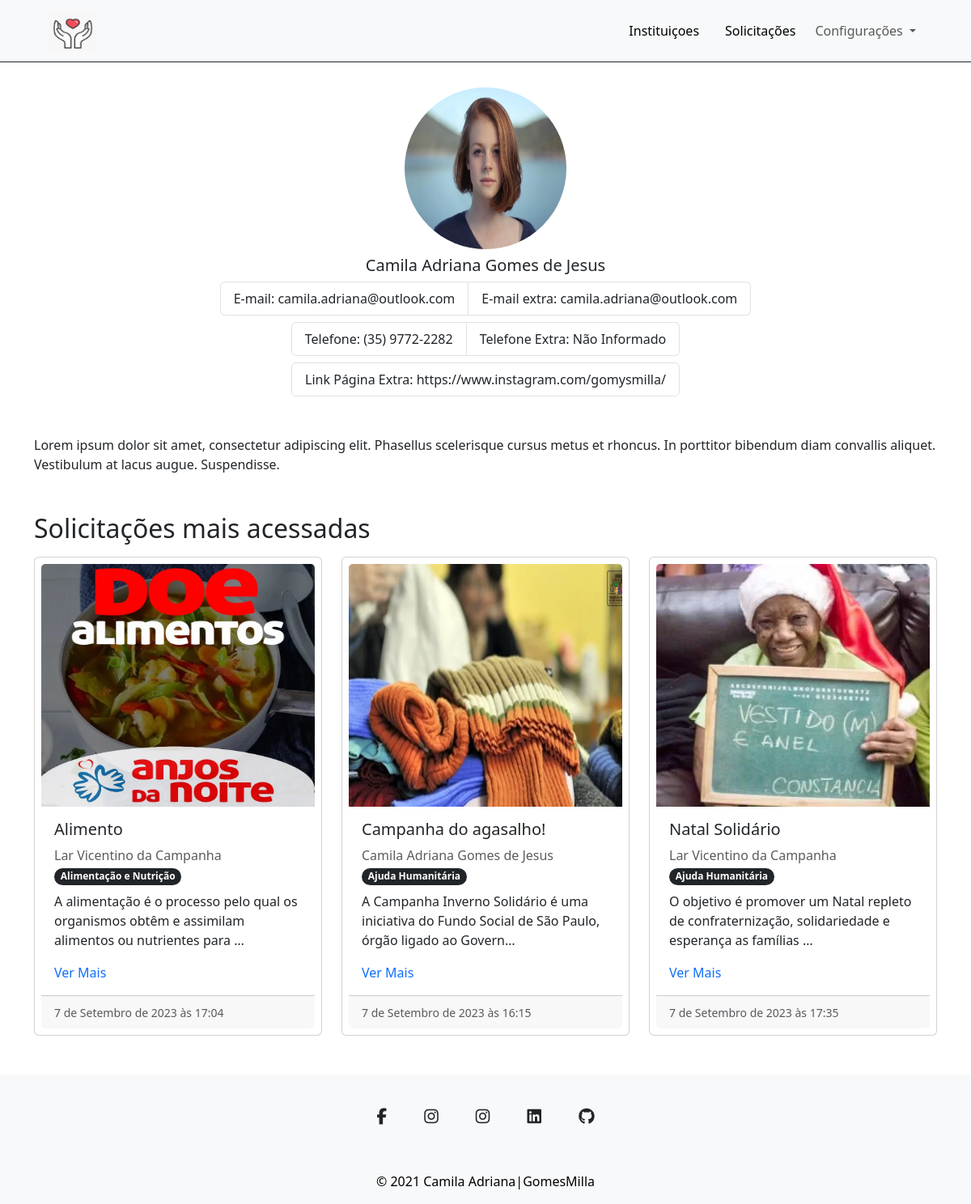
The app's page /users/perfil/1/fisica, older data.
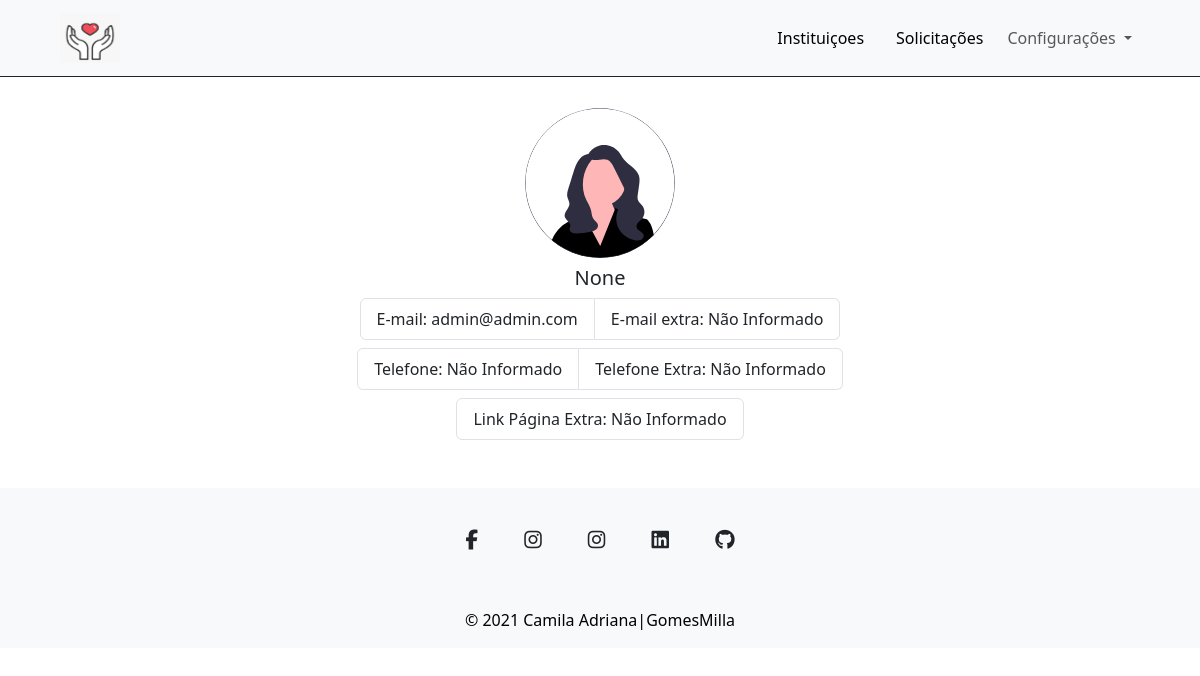
The same page, newer data.
### apps/users/models.py (models this page shows, shortened)
class User(AbstractBaseUser, PermissionsMixin):
    username = models.CharField(
        max_length=255,
        unique=True,
    )
    email = models.EmailField(verbose_name="Endereço de E-mail", max_length=255, unique=True, null=True, blank=True)
    imagemperfil = models.ImageField("Foto de Perfil", upload_to="ImagemPerfil/")
    nome_completo = models.CharField(max_length=255, blank=True, null=True)
    cnpj = models.CharField('CNPJ',max_length=18, blank=True, null=True)
    razao_social = models.CharField('Razão Social',max_length=255, blank=True, null=True)
    is_juridico = models.BooleanField(default=False)
    paginadoperfil = RichTextUploadingField(u'Página do Perfil', default='', blank=True, null=True)
    linkdoperfil = models.CharField(u'Informe um link para redirecionar para a página que desejar.',
                                    default='',
                                    blank=True, null=True,
                                    max_length=240)
    email_extra = models.EmailField(verbose_name="Endereço de E-mail", max_length=255, unique=True, null=True, blank=True)
    telefone_contato =  models.CharField('Telefone',max_length=50, blank=True, null=True)
    telefone_contato_extra =  models.CharField('Telefone Extra',max_length=50, blank=True, null=True)
    cep =  models.CharField("CEP",max_length=50, blank=True, null=True)
    cidade =  models.CharField('Cidade',max_length=50, blank=True, null=True)
    bairro =  models.CharField('Bairro',max_length=50, blank=True, null=True)
    rua =  models.CharField('Rua',max_length=50, blank=True, null=True)
    numero =  models.CharField("Número",max_length=50, blank=True, null=True)
    complemento =  models.CharField("Complemento",max_length=200, blank=True, null=True)
    cpf = models.CharField(max_length=14, blank=True, null=True)
    is_active = models.BooleanField(default=True)
    is_staff = models.BooleanField(default=False)
    is_admin = models.BooleanField(default=False)
    excluido = models.BooleanField(default=False)
    objects = UserManager()
    USERNAME_FIELD = "username"
    REQUIRED_FIELDS = ["email"]

### apps/base/models.py (models this page shows, shortened)
class PedirDoacao(models.Model):
    titulo = models.CharField('Assunto', max_length=60)
    slug = models.SlugField('Slug', unique=True, null=True, blank=True)
    fotoImagem = models.ImageField("Imagem", upload_to="FotoImagemArtigo/")
    tipo = models.ForeignKey("CategoriaDoacao", on_delete=models.CASCADE, related_name="categoria")
    resumo = models.TextField('Informe um resumo do seu pedido')
    descricao = RichTextUploadingField("Descreva tudo que precisa")
    usuario = models.ForeignKey("users.User", on_delete=models.CASCADE, related_name="autor")
    horarioCriacao = models.DateTimeField('Horário de Criação', auto_now_add=True)
    is_active = models.BooleanField(default=False)
    motivo_inativacao = models.TextField('Informe um motivo pelo qual está inativando a solicitação', null=True, blank=True)
    class Meta:
        verbose_name = "Pedir Doacao"
        verbose_name_plural="Pedir Doacao"
        app_label = 'base'
        ordering = ['titulo']

class CategoriaDoacao(models.Model):
    nome = models.CharField('Nome da categoria', max_length=30)
    resumo = models.CharField('Resumo', max_length=250)
    dataHorarioCriacao = models.DateTimeField('Horário de Criação', auto_now_add=True)
    class Meta:
        verbose_name = "Categoria de doação"
        verbose_name_plural="Categorias de doação"
        app_label = 'base'
        ordering = ['nome']
    def __str__(self):
        return self.nome

### apps/users/views.py (the view)
# urls.py: path("perfil/<int:pk>/fisica", PerfilDetailFisicaView.as_view(), name="perfil_pessoa_fisica"),
class PerfilDetailFisicaView(DetailView):
    model = User
    template_name = 'users/fisica/perfildetail.html'
    def get_context_data(self, **kwargs):
        context = super().get_context_data(**kwargs)
        object_id = self.kwargs['pk']
        object_user = User.objects.get(pk=object_id)
        visualizacoes_por_solicitacao = VisualizacaoObjeto.objects.values('solicitacao').annotate(
            total_visualizacoes=Count('solicitacao')
        ).order_by('-total_visualizacoes')[:3]
        solicitacoes_mais_acessadas = PedirDoacao.objects.filter(
            pk__in=[item['solicitacao'] for item in visualizacoes_por_solicitacao]
        )
        context['solicitacoes_mais_acessadas'] = solicitacoes_mais_acessadas
        context['object'] = object_user
        return context

### apps/users/models.py (called while the page is built)
    def get_queryset(self):
        return super(UserManager, self).get_queryset().exclude(is_active=False).exclude(excluido=True)

### templates/users/fisica/perfildetail.html
{% extends 'bases/baselogado.html' %}
{% load static %}
{% block conteudo %}
    <div class="topperfildetail">
        <div class="col-md-12 col-12">
            <div class="mt-3">
                <div class="col-md-12 col-12 profile-back text-center">
                        {% if object.imagemperfil %}
                            <img src="{{ object.imagemperfil.url }}" class="rounded-circle" style="width: 200px; height: 200px;">
                        {% else %}
                            <img src="{% static 'images/undraw_female_avatar_efig.svg' %}" class="rounded-circle" style="width: 150px; height: 150px;">
                        {% endif %}
                    <h5 class="mt-2">{{object.nome_completo }}</h5>
                </div>
                <div class="d-flex justify-content-center">
                    <ul class="list-group list-group-horizontal-lg">
                        <li class="list-group-item">E-mail: {{object.email|default:"Não Informado" }}</li>
                        <li class="list-group-item">E-mail extra: {{object.email_extra|default:"Não Informado" }}</li>
                    </ul>
                </div>
                <div class="d-flex justify-content-center mt-2">
                    <ul class="list-group list-group-horizontal-lg">
                        <li class="list-group-item">Telefone: {{object.telefone_contato|default:"Não Informado" }}</li>
                        <li class="list-group-item">Telefone Extra: {{object.telefone_contato_extra|default:"Não Informado" }}</li>
                    </ul>
                </div>
                <div class="d-flex justify-content-center mt-2">
                    <ul class="list-group list-group-horizontal-lg">
                        <li class="list-group-item">Link Página Extra: {{object.linkdoperfil|default:"Não Informado" }}</li>
                    </ul>
                </div>
                <div class="container mt-5">
                        {{object.paginadoperfil|safe }}
                </div>
                {% if solicitacoes_mais_acessadas %}
                    <div class="container mt-5">
                        <h2 class="mb-3">Solicitações mais acessadas</h5>
                        <div class="row row-cols-12 row-cols-md-3 g-4 align-items-stretch">
                            {% for solcitacao in solicitacoes_mais_acessadas %}
                                <div class="col">
                                    <div class="card p-2 h-70">
                                        {% if solcitacao.fotoImagem %}
                                        <img src="{{solcitacao.fotoImagem.url}}" alt="{{solcitacao.titulo}}" class="card-img-top" width="300" height="300">
                                        {% else %}
                                            <img src="{% static 'images/undraw_not_found_re_bh2e.svg' %}" alt="{{solcitacao.titulo}}" class="card-img-top" width="300" height="300">
                                        {% endif %}
                                        <div class="card-body">
                                            <h5 class="card-title">{{solcitacao.titulo}}</h5>
                                            <a href="{% url 'perfil' solcitacao.usuario.id %}" class="text-muted">{{solcitacao.usuario.nome_completo}}</a>
                                            <br>
                                            <span class="badge rounded-pill text-bg-dark">{{solcitacao.tipo}}</span>
                                            <p class="card-text mt-2">{{solcitacao.resumo|linebreaksbr|truncatechars:100}}</p>
                                            <a href="{% url 'ver_solicitacao' solcitacao.id %}">Ver Mais</a>
                                        </div>
                                        <div class="card-footer">
                                            <small class="text-body-secondary">{{solcitacao.horarioCriacao}}</small>
                                        </div>
                                    </div>
                                </div>
                            {% endfor %}
                        </div>
                    </div>
                {% endif %}
            </div>
        </div>
    </div>
{% endblock %}

Row changes from the older to the newer data that the page shows:
removed PedirDoacao: fotoImagem (picture), titulo "Alimento", usuario.nome_completo "Lar Vicentino da Campanha", tipo "Alimentação e Nutrição", resumo "A alimentação é o processo pelo qual os organismos obtêm e assimilam alimentos ou nutrientes para …", horarioCriacao "7 de Setembro de 2023 às 17:04"
removed PedirDoacao: fotoImagem (picture), titulo "Campanha do agasalho!", usuario.nome_completo "Camila Adriana Gomes de Jesus", tipo "Ajuda Humanitária", resumo "A Campanha Inverno Solidário é uma iniciativa do Fundo Social de São Paulo, órgão ligado ao Govern…", horarioCriacao "7 de Setembro de 2023 às 16:15"
removed PedirDoacao: fotoImagem (picture), titulo "Natal Solidário", usuario.nome_completo "Lar Vicentino da Campanha", tipo "Ajuda Humanitária", resumo "O objetivo é promover um Natal repleto de confraternização, solidariedade e esperança as famílias …", horarioCriacao "7 de Setembro de 2023 às 17:35"
changed User "Não Informado": nome_completo "Camila Adriana Gomes de Jesus" → "None"; email "camila.adriana@outlook.com" → "admin@admin.com"; email_extra "camila.adriana@outlook.com" → "Não Informado"; telefone_contato "(35) 9772-2282" → "Não Informado"; linkdoperfil "https://www.instagram.com/gomysmilla/" → "Não Informado"; imagemperfil: picture removed; paginadoperfil "Lorem ipsum dolor sit amet, consectetur adipiscing elit. Phasellus scelerisque cursus metus et rhoncus. In porttitor bibendum diam convallis aliquet. Vestibulum at lacus augue. Suspendisse." → (not shown)
Text that changed along with them:
text no longer shown: "Solicitações mais acessadas"
